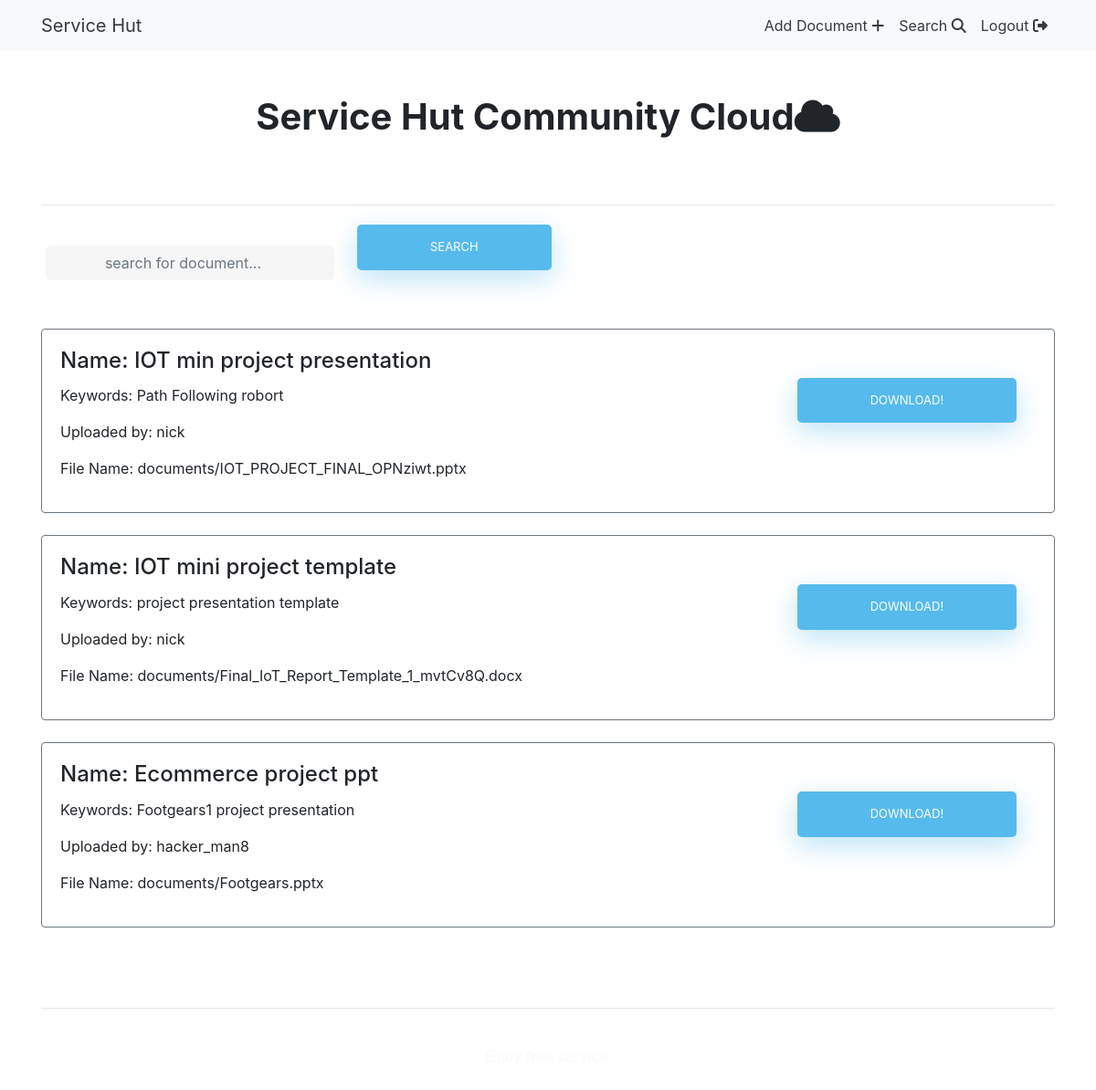
Screenshot of /search/ (signed in) with the database file from the repository.
### document/models.py (models this page shows, shortened)
class Document(models.Model):
	name = models.CharField(max_length=50)
	keyword = models.CharField(max_length=1024)
	file = models.FileField(upload_to='documents/')
	creater = models.ForeignKey(User, on_delete=models.CASCADE)

### document/views.py (the view)
# urls.py: path('search/', d_views.search, name='search'),
@login_required(login_url="login")
def search(request):
	query_object = Document.objects.all()
	query = request.GET.get('query')
	ser = request.GET.get('qu')
	print(ser)
	if query != '' and query is not None:
		query_object = query_object.filter(keyword__icontains=query)
	return render(request, 'search.html', {'query_object':query_object,'query':query})

### document/templates/search.html (shortened to what this page needs)
{% extends 'base.html' %}
{% block content %}
<br><br>
<hr>
<form action="" method="get" class="form-inline">
	<div class="form-group">
	<input type="search" placeholder="search for document..." name="query" class="form-control">
	<input type="submit" value="Search" class="btn btn-success">
	</div>
</form>
<br>
{% for q in query_object %}
<div class="card border border-secondary">
	<div class="row">
		<div class="col-md-8">
			<div class="card-body">
				<h4 class="card-title">Name: {{ q.name }}</h4>
				<p>Keywords: {{ q.keyword }}</p>
				<p>Uploaded by: {{ q.creater }}</p>
				<p>File Name: {{ q.file.name }}</p>
			</div>
		</div>
		<div class="col-md-2 m-5">
			<a href="{{ q.file.url }}"><button class="button">Download!</button></a>
		</div>
	</div>
</div>
<br>
{% endfor %}
<br><br>
<hr>
{% endblock %}

### software/templates/base.html (shortened to what this page needs)
<!doctype html>
<html lang="en">
<head>
	<link rel="stylesheet" href="https://stackpath.bootstrapcdn.com/bootstrap/4.4.1/css/bootstrap.min.css">
</head>
<body>
<header>
	<nav class="navbar navbar-expand-lg navbar-dark bg-light">
		<div class="container">
			<a class="navbar-brand text-dark" href="">Service Hut</a>
  <div class="collapse navbar-collapse" id="navbarTogglerDemo01">
			<div class="navbar-nav ml-auto">
				{% if user.is_authenticated %}
					<a class="nav-item nav-link text-dark" href="{% url 'create' %}">Add Document <i class="fas fa-plus"></i></a>
					<a class="nav-item nav-link text-dark" href="{% url 'search' %}">Search <i class="fas fa-search"></i></a>
					<a class="nav-item nav-link text-dark" href="javascript:{document.getElementById('logout').submit()}" onclick="">Logout <i class="fas fa-sign-out-alt"></i></a>
				{% else %}
					<a class="nav-item nav-link text-dark" href="{% url 'signup' %}">Sign Up <i class="fas fa-user-plus"></i></a>
				{% endif %}
			</div>
		</div>
		</div>
	</nav>
</header>
<br><br>
<h1 class="text-center font-weight-bold">Service Hut Community Cloud<i class="fas fa-cloud"></i></h1>
<div class="container">
	{% block content %}
	{% endblock %}
</div>
<footer class="text-muted">
	<div class="text-center">
		<p class="p-4 text-light">Enjoy free service.</p>
	</div>
</footer>
</body>
</html>

### software/templates/base.html (style rules this page uses)
a { color: #92badd; display:inline-block; text-decoration: none; font-weight: 400; }
input[type=button], input[type=submit], input[type=reset] { background-color: #56baed; border: none; color: white; padding: 15px 80px; text-align: center; text-decoration: none; display: inline-block; text-transform: uppercase; font-size: 13px; -webkit-box-shadow: 0 10px 30px 0 rgba(95,186,233,0.4); box-shadow: 0 10px 30px 0 rgba(95,186,233,0.4); -webkit-border-radius: 5px 5px 5px 5px; border-radius: 5px 5px 5px 5px; margin: 5px 20px 40px 20px; -webkit-transition: all 0.3s ease-in-out; -moz-transition: all 0.3s ease-in-out; -ms-transition: all 0.3s ease-in-out; -o-transition: all 0.3s ease-in-out; transition: all 0.3s ease-in-out; }
.button { background-color: #56baed; border: none; color: white; padding: 15px 80px; text-align: center; text-decoration: none; display: inline-block; text-transform: uppercase; font-size: 13px; -webkit-box-shadow: 0 10px 30px 0 rgba(95,186,233,0.4); box-shadow: 0 10px 30px 0 rgba(95,186,233,0.4); -webkit-border-radius: 5px 5px 5px 5px; border-radius: 5px 5px 5px 5px; margin: 5px 20px 40px 20px; -webkit-transition: all 0.3s ease-in-out; -moz-transition: all 0.3s ease-in-out; -ms-transition: all 0.3s ease-in-out; -o-transition: all 0.3s ease-in-out; transition: all 0.3s ease-in-out; }
input[type=search] { background-color: #f6f6f6; border: none; color: #0d0d0d; padding: 15px 32px; text-align: center; text-decoration: none; display: inline-block; font-size: 16px; margin: 5px; width: 85%; border: 2px solid #f6f6f6; -webkit-transition: all 0.5s ease-in-out; -moz-transition: all 0.5s ease-in-out; -ms-transition: all 0.5s ease-in-out; -o-transition: all 0.5s ease-in-out; transition: all 0.5s ease-in-out; -webkit-border-radius: 5px 5px 5px 5px; border-radius: 5px 5px 5px 5px; }
input[type=search]:placeholder { color: #cccccc; }

### rows the page displays
Document: name "IOT min project presentation", keyword "Path Following robort", creater "nick", file.name "documents/IOT_PROJECT_FINAL_OPNziwt.pptx"
Document: name "IOT mini project template", keyword "project presentation template", creater "nick", file.name "documents/Final_IoT_Report_Template_1_mvtCv8Q.docx"
Document: name "Ecommerce project ppt", keyword "Footgears1 project presentation", creater "hacker_man8", file.name "documents/Footgears.pptx"
